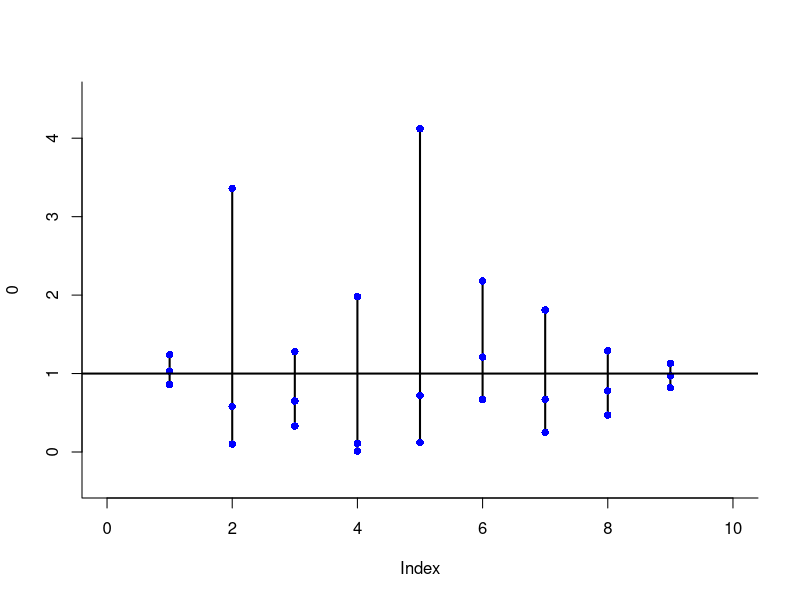

This figure's R source:
####置信区间的绘制
or<-c(1.03,0.58,0.65,0.11,0.72,1.21,0.67,0.78,0.97)
low<-c(0.86,0.1,0.33,0.01,0.12,0.67,0.25,0.47,0.82)
up<-c(1.24,3.36,1.28,1.98,4.12,2.18,1.81,1.29,1.13)
CIs<-data.frame(CIlow=low,or=or,CIup=up)
plot(0,xlim=c(0,10),ylim=c(min(CIs)-0.4,max(CIs)+0.4),type="n",bty="l")
for(i in 1:nrow(CIs)){
  lines(x=rep(i,3),y=c(CIs[i,1],CIs[i,2],CIs[i,3]),lwd=2) 
  points(x=rep(i,3),y=c(CIs[i,1],CIs[i,2],CIs[i,3]),pch=16,col="blue") }
abline(h=1,lwd=2,col="black")